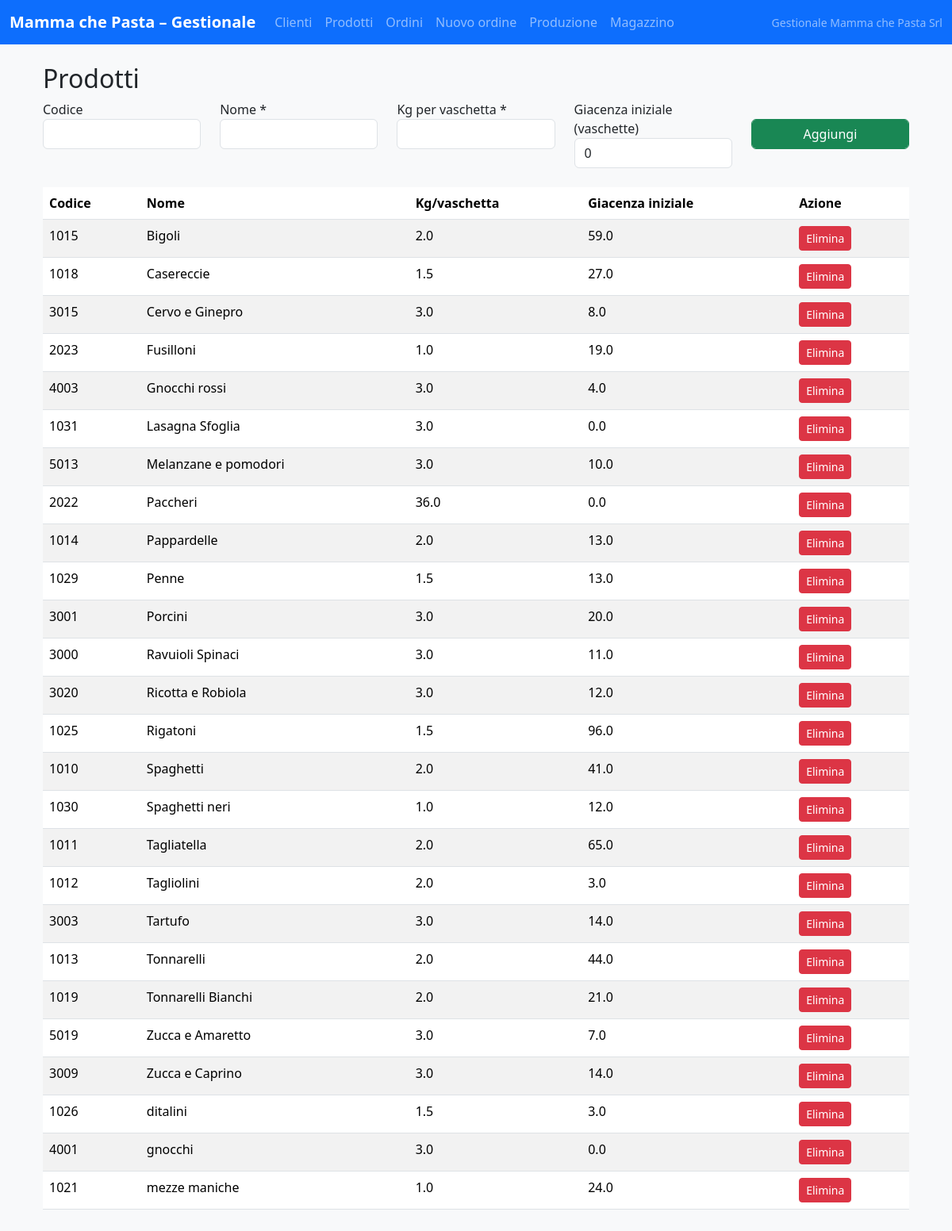
The page /prodotti on the database its author committed.
### tables this page shows
CREATE TABLE prodotti (
            id INTEGER PRIMARY KEY AUTOINCREMENT,
            codice TEXT UNIQUE,
            nome TEXT NOT NULL UNIQUE,
            kg_per_vaschetta REAL NOT NULL,
            giacenza_iniziale_vaschette REAL NOT NULL DEFAULT 0
        );

### app.py (the view, shortened to what this page needs)
@app.route("/prodotti", methods=["GET", "POST"])
def prodotti():
    conn = get_db_connection()
    cur = conn.cursor()
    cur.execute("SELECT * FROM prodotti ORDER BY nome")
    prodotti_rows = cur.fetchall()
    conn.close()
    return render_template("prodotti.html", prodotti=prodotti_rows)

### app.py (called while the page is built)
def get_db_connection():
    conn = sqlite3.connect(DB_PATH)
    conn.row_factory = sqlite3.Row
    return conn

### templates/prodotti.html
{% extends "base.html" %}
{% block content %}
<div class="container mt-4">
    <h2>Prodotti</h2>
    <form method="post" class="mb-4">
        <div class="row">
            <div class="col">
                <label>Codice</label>
                <input type="text" name="codice" class="form-control">
            </div>
            <div class="col">
                <label>Nome *</label>
                <input type="text" name="nome" class="form-control" required>
            </div>
            <div class="col">
                <label>Kg per vaschetta *</label>
                <input type="text" name="kg_per_vaschetta" class="form-control" required>
            </div>
            <div class="col">
                <label>Giacenza iniziale (vaschette)</label>
                <input type="text" name="giacenza_iniziale_v" class="form-control" value="0">
            </div>
            <div class="col">
                <label>&nbsp;</label>
                <button class="btn btn-success form-control">Aggiungi</button>
            </div>
        </div>
    </form>
    <table class="table table-striped">
        <thead>
            <tr>
                <th>Codice</th>
                <th>Nome</th>
                <th>Kg/vaschetta</th>
                <th>Giacenza iniziale</th>
                <th>Azione</th>
            </tr>
        </thead>
        <tbody>
            {% for p in prodotti %}
            <tr>
                <td>{{ p.codice }}</td>
                <td>{{ p.nome }}</td>
                <td>{{ p.kg_per_vaschetta }}</td>
                <td>{{ p.giacenza_iniziale_vaschette }}</td>
                <td>
                    <form method="post"
                          action="{{ url_for('elimina_prodotto', id=p.id) }}"
                          onsubmit="return confirm('Eliminare questo prodotto?');">
                        <button class="btn btn-danger btn-sm">Elimina</button>
                    </form>
                </td>
            </tr>
            {% endfor %}
        </tbody>
    </table>
</div>
{% endblock %}

### rows shown on the page
prodotti: codice "1015", nome "Bigoli", kg_per_vaschetta "2.0", giacenza_iniziale_vaschette "59.0"
prodotti: codice "1018", nome "Casereccie", kg_per_vaschetta "1.5", giacenza_iniziale_vaschette "27.0"
prodotti: codice "3015", nome "Cervo e Ginepro", kg_per_vaschetta "3.0", giacenza_iniziale_vaschette "8.0"
prodotti: codice "2023", nome "Fusilloni", kg_per_vaschetta "1.0", giacenza_iniziale_vaschette "19.0"
prodotti: codice "4003", nome "Gnocchi rossi", kg_per_vaschetta "3.0", giacenza_iniziale_vaschette "4.0"
prodotti: codice "1031", nome "Lasagna Sfoglia", kg_per_vaschetta "3.0", giacenza_iniziale_vaschette "0.0"
prodotti: codice "5013", nome "Melanzane e pomodori", kg_per_vaschetta "3.0", giacenza_iniziale_vaschette "10.0"
prodotti: codice "2022", nome "Paccheri", kg_per_vaschetta "36.0", giacenza_iniziale_vaschette "0.0"
prodotti: codice "1014", nome "Pappardelle", kg_per_vaschetta "2.0", giacenza_iniziale_vaschette "13.0"
prodotti: codice "1029", nome "Penne", kg_per_vaschetta "1.5", giacenza_iniziale_vaschette "13.0"
prodotti: codice "3001", nome "Porcini", kg_per_vaschetta "3.0", giacenza_iniziale_vaschette "20.0"
prodotti: codice "3000", nome "Ravuioli Spinaci", kg_per_vaschetta "3.0", giacenza_iniziale_vaschette "11.0"
prodotti: codice "3020", nome "Ricotta e Robiola", kg_per_vaschetta "3.0", giacenza_iniziale_vaschette "12.0"
prodotti: codice "1025", nome "Rigatoni", kg_per_vaschetta "1.5", giacenza_iniziale_vaschette "96.0"
prodotti: codice "1010", nome "Spaghetti", kg_per_vaschetta "2.0", giacenza_iniziale_vaschette "41.0"
prodotti: codice "1030", nome "Spaghetti neri", kg_per_vaschetta "1.0", giacenza_iniziale_vaschette "12.0"
prodotti: codice "1011", nome "Tagliatella", kg_per_vaschetta "2.0", giacenza_iniziale_vaschette "65.0"
prodotti: codice "1012", nome "Tagliolini", kg_per_vaschetta "2.0", giacenza_iniziale_vaschette "3.0"
prodotti: codice "3003", nome "Tartufo", kg_per_vaschetta "3.0", giacenza_iniziale_vaschette "14.0"
prodotti: codice "1013", nome "Tonnarelli", kg_per_vaschetta "2.0", giacenza_iniziale_vaschette "44.0"
prodotti: codice "1019", nome "Tonnarelli Bianchi", kg_per_vaschetta "2.0", giacenza_iniziale_vaschette "21.0"
prodotti: codice "5019", nome "Zucca e Amaretto", kg_per_vaschetta "3.0", giacenza_iniziale_vaschette "7.0"
prodotti: codice "3009", nome "Zucca e Caprino", kg_per_vaschetta "3.0", giacenza_iniziale_vaschette "14.0"
prodotti: codice "1026", nome "ditalini", kg_per_vaschetta "1.5", giacenza_iniziale_vaschette "3.0"
prodotti: codice "4001", nome "gnocchi", kg_per_vaschetta "3.0", giacenza_iniziale_vaschette "0.0"
prodotti: codice "1021", nome "mezze maniche", kg_per_vaschetta "1.0", giacenza_iniziale_vaschette "24.0"
